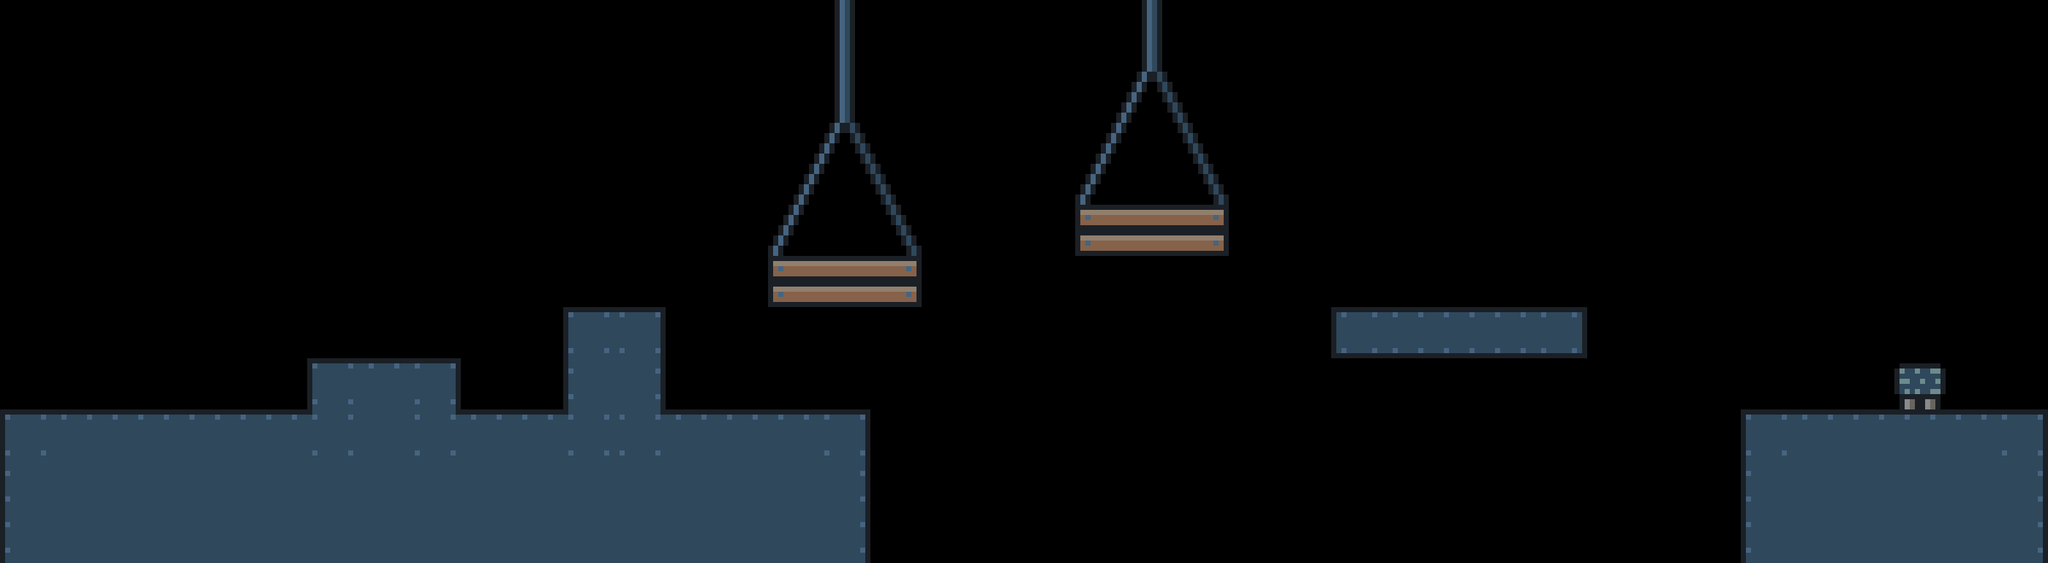

Tiled map render using the project's own tile images. Description and the whole map definition, tile-layer contents included, below:
An orthogonal 40x11 tile map with 70x70 px tiles, 1 tile layer (Tile Layer 1) and 9 objects.

<map version="1.10" tiledversion="1.10.1" orientation="orthogonal" renderorder="right-down" width="40" height="11" tilewidth="70" tileheight="70" infinite="0" nextlayerid="6" nextobjectid="16">
 <editorsettings>
  <export target="levelOne.lua" format="lua" />
 </editorsettings>
 <tileset firstgid="1" name="SteelPlatforms" tilewidth="70" tileheight="70" tilecount="49" columns="7">
  <image source="Tileset.png" width="490" height="490" />
 </tileset>
 <layer id="1" name="Tile Layer 1" width="40" height="11">
  <data encoding="csv">
0,0,0,0,0,0,0,0,0,0,0,0,0,0,0,0,20,0,0,0,0,0,20,0,0,0,0,0,0,0,0,0,0,0,0,0,0,0,0,0,
0,0,0,0,0,0,0,0,0,0,0,0,0,0,0,0,20,0,0,0,0,26,27,0,0,0,0,0,0,0,0,0,0,0,0,0,0,0,0,0,
0,0,0,0,0,0,0,0,0,0,0,0,0,0,0,26,27,0,0,0,0,33,34,35,0,0,0,0,0,0,0,0,0,0,0,0,0,0,0,0,
0,0,0,0,0,0,0,0,0,0,0,0,0,0,0,33,34,35,0,0,0,40,41,42,0,0,0,0,0,0,0,0,0,0,0,0,0,0,0,0,
0,0,0,0,0,0,0,0,0,0,0,0,0,0,0,40,41,42,0,0,0,47,48,49,0,0,0,0,0,0,0,0,0,0,0,0,0,0,0,0,
0,0,0,0,0,0,0,0,0,0,0,0,0,0,0,47,48,49,0,0,0,0,0,0,0,0,0,0,0,0,0,0,0,0,0,0,0,0,0,0,
0,0,0,0,0,0,0,0,0,0,0,1,3,0,0,0,0,0,0,0,0,0,0,0,0,0,4,5,5,5,6,0,0,0,0,0,0,0,0,0,
0,0,0,0,0,0,1,2,3,0,0,8,10,0,0,0,0,0,0,0,0,0,0,0,0,0,0,0,0,0,0,0,0,0,0,0,0,13,0,0,
1,2,2,2,2,2,19,9,18,2,2,19,18,2,2,2,3,0,0,0,0,0,0,0,0,0,0,0,0,0,0,0,0,0,1,2,2,2,2,3,
8,9,9,9,9,9,9,9,9,9,9,9,9,9,9,9,10,0,0,0,0,0,0,0,0,0,0,0,0,0,0,0,0,0,8,9,9,9,9,10,
8,9,9,9,9,9,9,9,9,9,9,9,9,9,9,9,10,0,0,0,0,0,0,0,0,0,0,0,0,0,0,0,0,0,8,9,9,9,9,10
</data>
 </layer>
 <objectgroup id="2" name="Platforms" locked="1">
  <object id="2" x="420" y="490" width="210" height="70" />
  <object id="3" x="770" y="420" width="140" height="140" />
  <object id="4" x="1050" y="350" width="210" height="70" />
  <object id="5" x="0" y="560" width="1190" height="210" />
  <object id="6" x="1470" y="280" width="210" height="70" />
  <object id="7" x="1820" y="420" width="350" height="70" />
  <object id="8" x="2380" y="560" width="420" height="210" />
 </objectgroup>
 <objectgroup id="3" name="Enemies" locked="1">
  <object id="9" x="1960" y="350" width="70" height="70" />
 </objectgroup>
 <objectgroup id="5" name="Flag" locked="1">
  <object id="14" x="2590" y="490" width="70" height="70" />
 </objectgroup>
</map>
